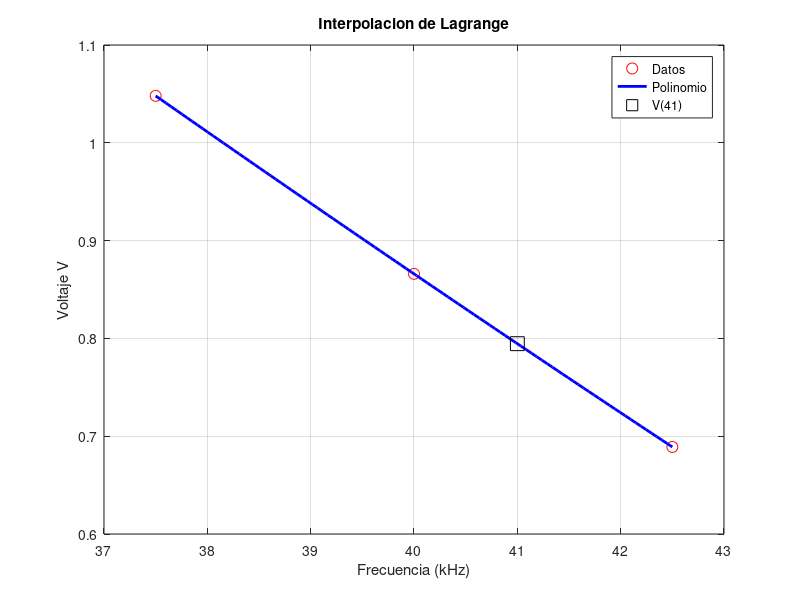

Recreate this plot in MATLAB.
clc;
clear;
close all;

% DATOS
f = [37.5 40.0 42.5];
V = [1.048 0.866 0.689];

% PUNTO A INTERPOLAR
x = 41;

% INTERPOLACION DE LAGRANGE
L1 = ((x-f(2))*(x-f(3))) / ((f(1)-f(2))*(f(1)-f(3)));
L2 = ((x-f(1))*(x-f(3))) / ((f(2)-f(1))*(f(2)-f(3)));
L3 = ((x-f(1))*(x-f(2))) / ((f(3)-f(1))*(f(3)-f(2)));

V41 = V(1)*L1 + V(2)*L2 + V(3)*L3;

% GRAFICA
xx = linspace(37.5,42.5,100);

yy = V(1)*((xx-f(2)).*(xx-f(3))) / ((f(1)-f(2))*(f(1)-f(3))) ...
    + V(2)*((xx-f(1)).*(xx-f(3))) / ((f(2)-f(1))*(f(2)-f(3))) ...
    + V(3)*((xx-f(1)).*(xx-f(2))) / ((f(3)-f(1))*(f(3)-f(2)));

figure

plot(f,V,'ro','MarkerSize',8)
hold on

plot(xx,yy,'b','LineWidth',2)

plot(x,V41,'ks','MarkerSize',10)

grid on

title('Interpolacion de Lagrange')
xlabel('Frecuencia (kHz)')
ylabel('Voltaje V')

legend('Datos','Polinomio','V(41)')
